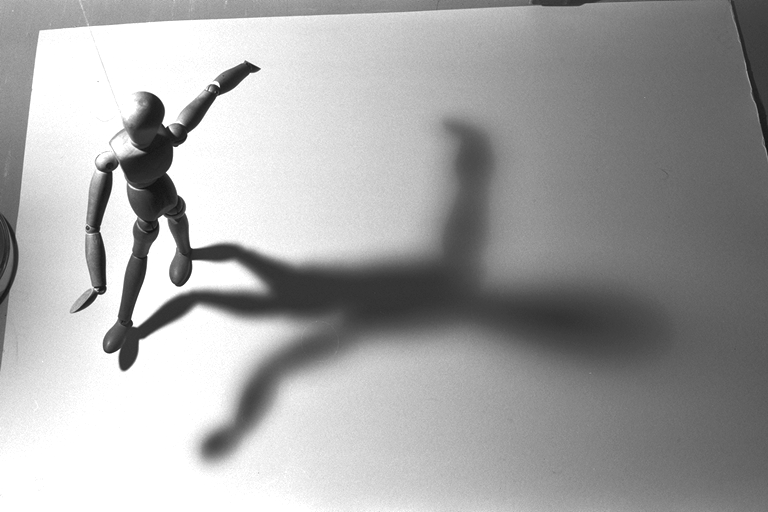
#> input picture shadow.png, 768 x 512 px
$ jupyter execute homework01.ipynb   (shell and % lines are left out)
#> lines starting #> are read from the running program, lines starting #| are printed output that depends on the picture; after the words box and inside, x2 and y2 are one past the last pixel; in counts of white or black regions, pixels touching at a corner belong together
_**Group Members:**_

Haoyang Ma

## Part 1: Correlation and Convolution Basics

### Problem 1.1 (Exam Style)

F=[6,1,18,12,-7,13,0,4]

V=[18,12,-7,13]

S=[18,12,-7,13,0,4]

### Problem 1.2 (Exam Style)

F=[4,0,-1,14,-11,15,1,6]

V=[-1,14,-11,15]

S=[-1,14,-11,15,1,6]

### Problem 1.3 (Exam Style)

$X = \left[\begin{array}{rrr}
    25 & 39 & 13 & 2 \\
    19 & 9 & 20 & 3 \\
    9 & 9 & 1 & 3
\end{array}\right]$

## Part 2: Differentiation Basics

### Problem 2.1 (Exam Style)

$I_{c} = \left[\begin{array}{rrr}
    12 & 8 & 8 & -8 \\
    16 & 8 & 8 & -20 \\
    16 & -16 & -16 & -8 \\
    8 & 0 & 0 & -8
\end{array}\right]$

$I_{r} = \left[\begin{array}{rrr}
    12 & 16 & 20 & 24 \\
    24 & 4 & 0 & -20 \\
    -4 & -8 & -12 & -16 \\
    -24 & -16 & -8 & 0
\end{array}\right]$

### Problem 2.2 (Exam Style)

The issue with "valid" convolution is that it does not perform zero-padding or boundary extension around the edges of the image or signal. When computing the central differences gradient, it is typically necessary to consider the boundary pixels of the image or signal. By using "valid" convolution, these boundary pixels are ignored, leading to inaccurate gradient estimates at the edges.

### Problem 2.3 (Exam Style)

$I_{c} = \left[\begin{array}{rrr}
    12 & 8 & 8 & 24 \\
    4 & 8 & 8 & 4 \\
    -8 & -16 & -16 & -8 \\
    0 & 0 & 0 & 0
\end{array}\right]$

$I_{r} = \left[\begin{array}{rrr}
    12 & 4 & 12 & 4 \\
    24 & 4 & 0 & -20 \\
    -4 & -8 & -12 & -16 \\
    -16 & -8 & 0 & 8
\end{array}\right]$

### Problem 2.4 (Exam Style)

Because the Sobel operator is separable, we have already computed the central difference D earlier. Therefore, we only need to use a smoothing filter S on top of the previous step's result to calculate the final result.

$I_{c}^{'} = \left[\begin{array}{rrr}
    10 & 8 & 8 & 19 \\
    3 & 2 & 2 & 6 \\
    -3 & -6 & -6 & -3 \\
    -2 & -4 & -4 & -2
\end{array}\right]$

$I_{r}^{'} = \left[\begin{array}{rrr}
    10 & 8 & 8 & 6 \\
    19 & 8 & -4 & -15 \\
    -5 & -8 & -12 & -15 \\
    -14 & -8 & 0 & 6
\end{array}\right]$

## Part 3: Gaussian Differentiation

### Problem 3.1

[cell 1]
import numpy as np
import matplotlib.pyplot as plt

def gaussian(sigma, trunc_multiple=3.5):
    # Calculate the radius of the Gaussian kernel
    h = int(np.ceil(sigma * trunc_multiple))

    # Create an array of x values
    x = np.arange(-h, h+1)

    # Calculate the Gaussian kernel
    g = np.exp(-x**2 / (2 * sigma**2))
    g /= g.sum()  # Normalize the kernel

    return g, x

def d_gaussian(sigma, trunc_multiple=3.5):
    # Calculate the radius of the Gaussian kernel
    h = int(np.ceil(sigma * trunc_multiple))

    # Create an array of x values
    x = np.arange(-h, h+1)

    # Calculate the derivative of the Gaussian kernel
    d = -x * np.exp(-x**2 / (2 * sigma**2)) / (sigma**2)
    d /= np.abs(d).sum()  # Normalize the kernel

    return d, x

[cell 2]
def s_func(t,T=50):
    T=50
    res=np.sin((np.pi*t/T)**2)
    return res

def s_true_derivative(t, T):
    return np.sin(2 * np.pi * t / T) * (np.pi / T)

[cell 3]
T=50
sigma=3

def plot_signal(title, t, signal, zero_line=True):
    plt.plot(t, signal, 'b-')
    if zero_line:
        plt.axhline(0, color='red', linewidth=1)
    plt.title(title)
    plt.grid(True)

# Generate signals
t = np.arange(-T, T + 1)
s = s_func(t)
t_truncated = np.arange(-39,40)

s_true_d = s_true_derivative(t_truncated, T)

# Generate kernels
g, x_g = gaussian(sigma)
d, x_d = d_gaussian(sigma)

# Convolve
s_smoothed = np.convolve(s, g, mode='valid')
s_computed_d = np.convolve(s, d, mode='valid')

# Plot Gaussian and its derivative
plt.figure(figsize=(10, 5))
plt.subplot(1, 2, 1)
plt.plot(x_g, g, 'bo')
plt.title('Gaussian Kernel')
plt.subplot(1, 2, 2)
plt.plot(x_d, d, 'ro')
plt.title('Gaussian differentiation kernel')
plt.show()
#> figure, not shown here; panel 1: curve peaks at x = 0, y = 0.133; panel 2: curve peaks at x = -3, y = 0.102

# Plot signal and its transformations
plt.figure(figsize=(10, 6))
plot_signal('Signal $s(t)$', t, s, False)
plt.figure(figsize=(10, 6))
plot_signal('Smoothed Signal $s(t)$ with $g$', t_truncated, s_smoothed)
plt.figure(figsize=(10, 6))
plot_signal('Numerical Derivative $ds(t)/dt$ with $d$', t_truncated, s_computed_d)
plt.figure(figsize=(8.5, 6))
plot_signal('Difference between Numerical and Exact Derivatives', t_truncated, s_computed_d - s_true_d)

plt.tight_layout()
plt.show()
#> figure, not shown here; curve peaks at x = -20, y = 1
#> figure, not shown here; curve peaks at x = 19, y = 0.897
#> figure, not shown here; curve peaks at x = 39, y = 0.747
#> figure, not shown here; curve peaks at x = 39, y = 0.809

### Problem 3.2

The error in the derivative computed using Gaussian differentiation kernels tends to increase towards the tails (i.e., for large values of \(|t|\)) primarily due to the violation of the locality assumption inherent in the convolution operation used for computing derivatives with these kernels. The computation of derivatives using Gaussian kernels (or any convolution-based method) assumes that the local neighborhood around each point sufficiently represents the behavior of the function for the purpose of differentiation.

### Problem 3.3

[cell 4]
# Add Gaussian noise
noise_std = 0.05
noisy_s = s_func(t) + np.random.normal(0, noise_std, t.shape)

noisy_s_prime_gaussian = np.convolve(noisy_s, d, mode='valid')
noisy_s_prime_central = (noisy_s[22:] - noisy_s[:-22]) / 2

[cell 5]
# Plot differences
plt.figure(figsize=(14, 6))

plt.subplot(1, 2, 1)
plot_signal('Difference with Gaussian Kernel', t_truncated, s_true_d - noisy_s_prime_gaussian)

plt.subplot(1, 2, 2)
plot_signal('Difference with Central Differences', t_truncated, s_true_d - noisy_s_prime_central)
#> figure, not shown here; panel 1: curve peaks at x = -39, y = 0.804; panel 2: curve peaks at x = 25, y = 0.784

Gaussian Differentiation Kernel:

This kernel is generally preferred for noisy signals because it inherently includes a smoothing effect due to the properties of the Gaussian function. This smoothing can help mitigate the impact of noise on the derivative computation, leading to a more accurate estimation of the signal's derivative.

## Part 4: Image Gradient

[cell 6]
import urllib.request
import ssl
from os import path as osp
import shutil

def retrieve(file_name, semester='spring24', homework=1):
    if osp.exists(file_name):
        print('Using previously downloaded file {}'.format(file_name))
    else:
        context = ssl._create_unverified_context()
        fmt = 'https://www2.cs.duke.edu/courses/{}/compsci527/homework/{}/{}'
        url = fmt.format(semester, homework, file_name)
        with urllib.request.urlopen(url, context=context) as response:
            with open(file_name, 'wb') as file:
                shutil.copyfileobj(response, file)
        print('Downloaded file {}'.format(file_name))

[cell 7]
from skimage.io import imread

retrieve('shadow.png')
shadow = imread('shadow.png').astype(float)
#> shadow: shape (512, 768) float64; min 17, max 255, mean 164.8

[cell 8]
import numpy as np
from matplotlib import pyplot as plt

def show_image(image, cmap='gray'):
    aspect = image.shape[0] / image.shape[1]
    width = 6
    height = width * aspect
    plt.figure(figsize=(6, height), tight_layout=True)
    plt.imshow(image, cmap=cmap)
    plt.axis('image')
    plt.axis('off')
    plt.colorbar()
    plt.draw()

[cell 9]
show_image(shadow)

### Problem 4.1

[cell 10]
from scipy.ndimage import convolve
from skimage.io import imread

def gradient(image, sigma):
    # Compute Gaussian kernel and its derivative
    g, _ = gaussian(sigma)
    d, _ = d_gaussian(sigma)

    # Compute gradients using separability
    gc = convolve(convolve(image, g.reshape((1, -1))), d.reshape((-1, 1)), mode='reflect')
    gr = convolve(convolve(image, g.reshape((-1, 1))), d.reshape((1, -1)), mode='reflect')

    return gc, gr

def show_image_with_title(image, title, cmap):
    plt.imshow(image, cmap=cmap)
    plt.title(title)
    plt.colorbar()
    plt.axis('off')

# Load image
image = imread('shadow.png', as_gray=True)
#> image is the input picture: shape (512, 768); min 17, max 255, mean 164.8

# Compute gradient
sigma = 2
gc, gr = gradient(image, sigma)
#> in gradient, `gc = convolve(convolve(image, g.reshape((1, -1))), d.reshape((-1, 1)),..`:
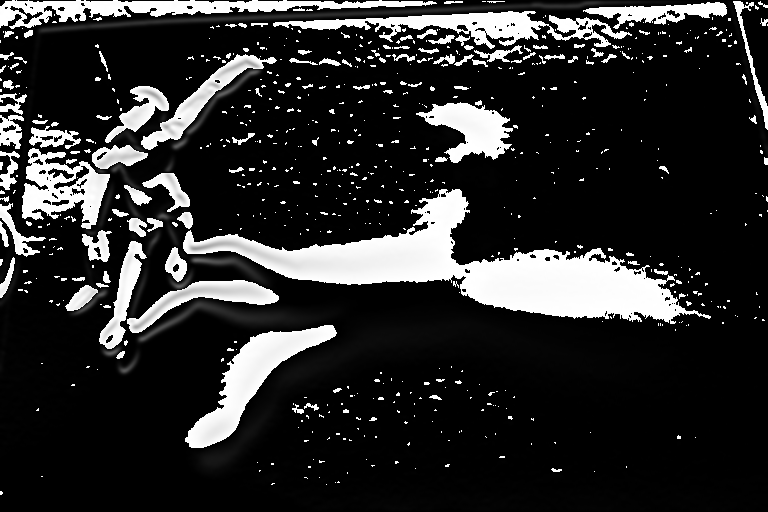
#> gc: shape (512, 768); min 0, max 255, mean 43.8
#> in gradient, `gr = convolve(convolve(image, g.reshape((-1, 1))), d.reshape((1, -1)),..`:
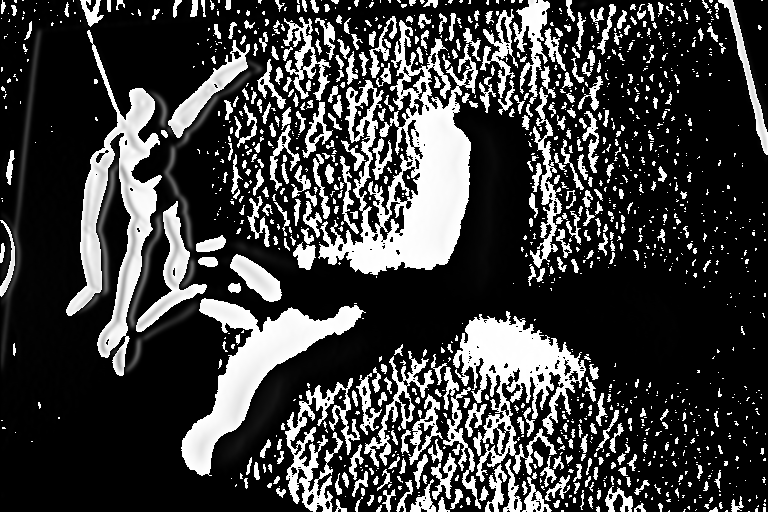
#> gr: shape (512, 768); min 0, max 255, mean 63.1

# Display the two arrays side by side
plt.figure(figsize=(12, 5))
plt.subplot(1, 2, 1)
show_image_with_title(gc, 'Gradient Component gc', 'RdBu')

plt.subplot(1, 2, 2)
show_image_with_title(gr, 'Gradient Component gr', 'RdBu')
plt.show()

### Problem 4.2

[cell 11]
# Compute the magnitude of the gradient
magnitude = np.sqrt(gc**2 + gr**2)
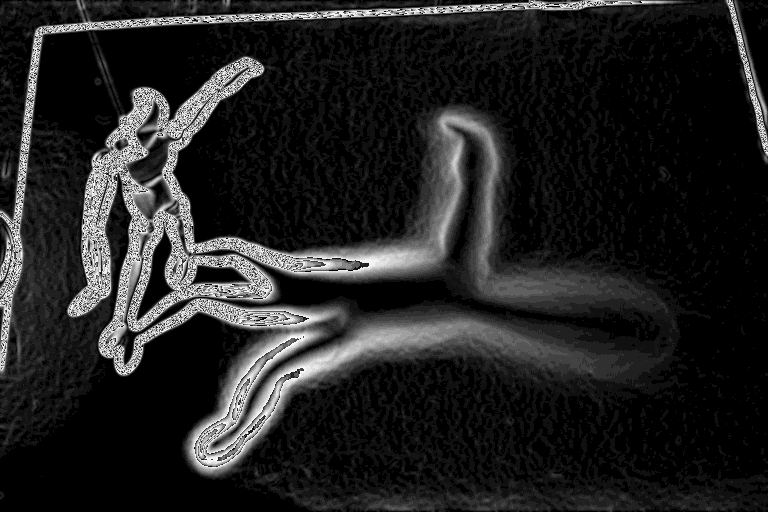
#> magnitude: shape (512, 768) float16; min 0, max 15.91, mean 2.13; drawn with min black and max white

# Display the magnitude
show_image(magnitude, 'viridis')
plt.show()

The gradients are stronger along the mannequin shadow because the transition from light to shadow creates a high contrast boundary. The gradient magnitude is higher where the image intensity changes abruptly, which is typical for edges or transitions from light to dark areas, such as the edges of a shadow in a well-lit scene.

### Problem 4.3

[cell 12]
from scipy.interpolate import interpn


def ridges(gc, gr, thr):
    # Step 1: Compute gradient magnitude
    m = np.sqrt(gc**2 + gr**2)

    # Step 2: Find valid indices, excluding image boundaries
    valid_mask = np.pad((m[1:-1, 1:-1] >= thr) & (m[1:-1, 1:-1] > 0), pad_width=1, mode='constant', constant_values=False)
    indices = np.flatnonzero(valid_mask)
    rows, cols = np.unravel_index(indices, m.shape)

    # Step 3: Compute unit vectors
    gc_flat, gr_flat = gc.ravel()[indices], gr.ravel()[indices]
    norm = np.sqrt(gc_flat**2 + gr_flat**2)
    n_x, n_y = gc_flat / norm, gr_flat / norm

    # Coordinates for interpolation
    points = (np.arange(m.shape[0]), np.arange(m.shape[1]))

    # Step 4: Compute points a and b
    a_coords = np.column_stack((rows + n_y, cols + n_x))
    b_coords = np.column_stack((rows - n_y, cols - n_x))

    # Step 5: Interpolate m at a and b
    m_a = interpn(points, m, a_coords, method='linear', bounds_error=False, fill_value=None)
    m_b = interpn(points, m, b_coords, method='linear', bounds_error=False, fill_value=None)

    # Identify local maxima
    m_points = m.ravel()[indices]
    ridge_points = np.zeros_like(m, dtype=bool)
    ridge_points.flat[indices] = (m_points > m_a) & (m_points > m_b)

    return ridge_points


# Display ridge points with thresholds 0 and 5
for thr in [0, 5]:
    ridge_map = ridges(gc, gr, thr)
    show_image(ridge_map)
#> this loop made 2 passes
#> pass 1, in ridges, `valid_mask = np.pad((m[1:-1, 1:-1] >= thr) & (m[1:-1, 1:-1] > 0), pad_..`:
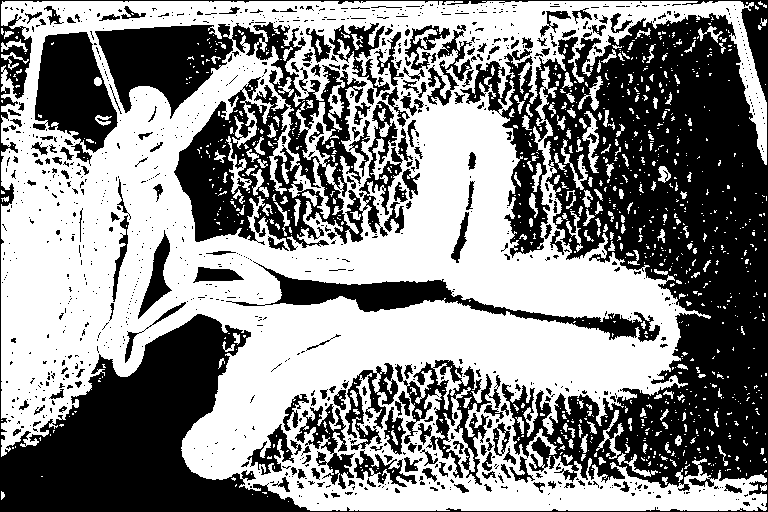
#> valid_mask: shape (512, 768) bool; 53.9% white; 1068 black regions (871 under 20 px), largest, box (x1, y1, x2, y2) and area: (0, 0, 768, 512) 110767, (95, 22, 403, 251) 27667, (33, 32, 118, 166) 6689
#> pass 1, `ridge_map = ridges(gc, gr, thr)`:
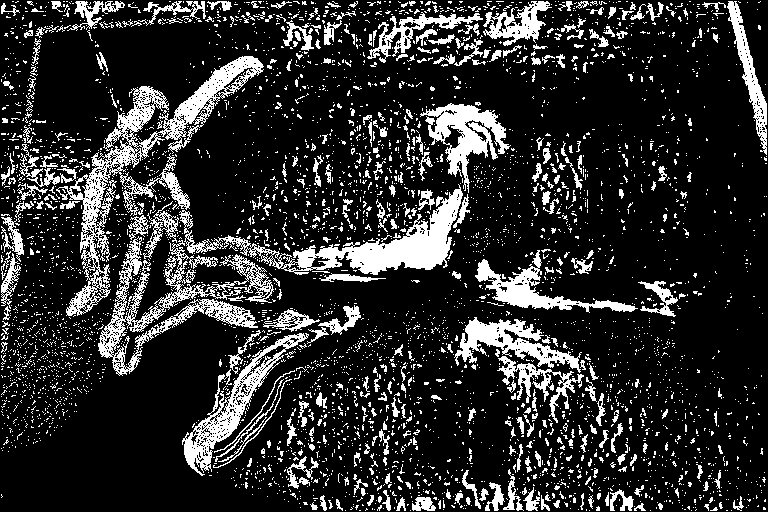
#> ridge_map: shape (512, 768) bool; 18% white; 4456 white regions (4109 under 20 px), largest, box (x1, y1, x2, y2) and area: (56, 56, 264, 316) 8213, (179, 184, 463, 275) 5869, (98, 236, 274, 376) 5459

Difficulty in Finding Contours of the Shadow:

The contours of the shadow are difficult to identify precisely due to the varying gradient magnitudes across the shadow's boundary, influenced by the lighting conditions and the texture of the surface. The gradient might not be consistent along the shadow's edges, especially if the lighting is uneven or if the background texture introduces additional gradients.

Strategy for Improved Contour Detection:

To better detect the contours of the shadow, one might consider using adaptive thresholding techniques that account for local variations in gradient magnitudes. Additionally, combining gradient information with other image features, such as texture or color information, could help distinguish the shadow more clearly from its surroundings.

## Part 5: Image Resizing and Pyramids

### Problem 5.1

[cell 13]
def resize(image, spec):
    original_shape = np.array(image.shape)
    # Determine if spec is a magnification factor or target dimensions
    if isinstance(spec, (int, float)):  # Magnification factor
        target_shape = np.round(original_shape * spec).astype(int)
    elif isinstance(spec, tuple) and len(spec) == 2:  # Target dimensions
        target_shape = np.array(spec)
    else:
        raise ValueError("spec must be either a magnification factor or a tuple of target dimensions.")


    # Prepare for interpolation
    points = [np.linspace(0, 1, dim) for dim in original_shape]
    xi = [np.linspace(0, 1, dim) for dim in target_shape]
    coords = np.meshgrid(*xi, indexing='ij')
    coords = np.stack(coords, axis=-1)

    # Compute magnification factors
    phi = target_shape / original_shape
    # Apply Gaussian smoothing before downsampling if shrinking
    if np.any(phi < 1):
        sigma = max(1/phi.min() - 1, 0.5) # Adjust sigma based on magnification factor
        gauss_kernel, _ = gaussian(sigma)
        image_smoothed = np.apply_along_axis(lambda x: np.convolve(x, gauss_kernel, mode='same'), axis=0, arr=image)
        image_smoothed = np.apply_along_axis(lambda x: np.convolve(x, gauss_kernel, mode='same'), axis=1, arr=image_smoothed)
        # Perform interpolation
        resized_image = interpn(points, image_smoothed, coords, method='linear', bounds_error=False, fill_value=0)

    else:
        resized_image = interpn(points, image, coords, method='linear', bounds_error=False, fill_value=0)

    return resized_image

# Load image and resize
image = imread('shadow.png', as_gray=True)
resized_image = resize(image, (300, 1000))
#> in resize, `resized_image = interpn(points, image_smoothed, coords, method='linear..`:
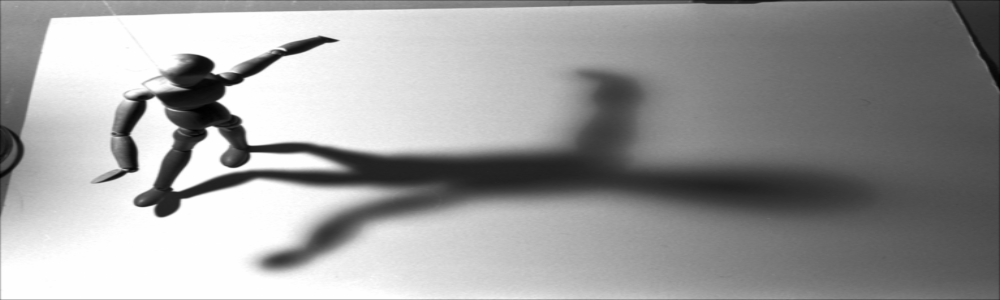
#> resized_image: shape (300, 1000) float64; min 20.78, max 255, mean 164.5; drawn with min black and max white
show_image(resized_image)
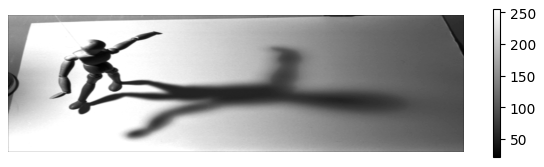
#> figure drawn by matplotlib, 2 panels

### Problem 5.2

[cell 14]
def gaussian_pyramid(image, phi=1/2):
    pyramid = [image]
    i=0
    while min(pyramid[-1].shape) > 8:
        next_level = resize(pyramid[-1], phi)
        pyramid.append(next_level)
    return pyramid

def display_pyramid(pyramid):
    height = max(img.shape[0] for img in pyramid)
    total_width = sum(img.shape[1] for img in pyramid)
    composite_image = np.zeros((height, total_width))
    current_x = 0
    for img in pyramid:
        composite_image[:img.shape[0], current_x:current_x+img.shape[1]] = img
        current_x += img.shape[1]
    show_image(composite_image)

pyramid = gaussian_pyramid(image)
#> the loop in gaussian_pyramid, `while min(pyramid[-1].shape) > 8:` made 6 passes
#> pass 1, in resize (call 2), `resized_image = interpn(points, image_smoothed, coords, method='linear..`:
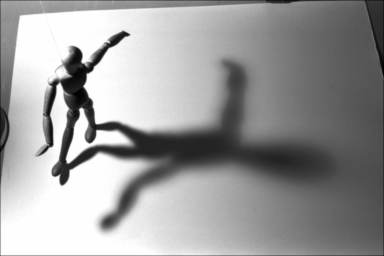
#> resized_image: shape (256, 384) float64; min 19.62, max 255, mean 164.2; drawn with min black and max white
#> after the loop in gaussian_pyramid, `while min(pyramid[-1].shape) > 8:`: pyramid = 7 items
#> pyramid = 7 items
display_pyramid(pyramid)
#> in display_pyramid, `height = max(img.shape[0] for img in pyramid)`: height = 512
#> in display_pyramid, `total_width = sum(img.shape[1] for img in pyramid)`: total_width = 1524
#> the loop in display_pyramid, `for img in pyramid:` made 7 passes
#> current_x on passes 1 to 7: 768, 1152, 1344, 1440, 1488, 1512, 1524
#> after the loop in display_pyramid, `for img in pyramid:`:
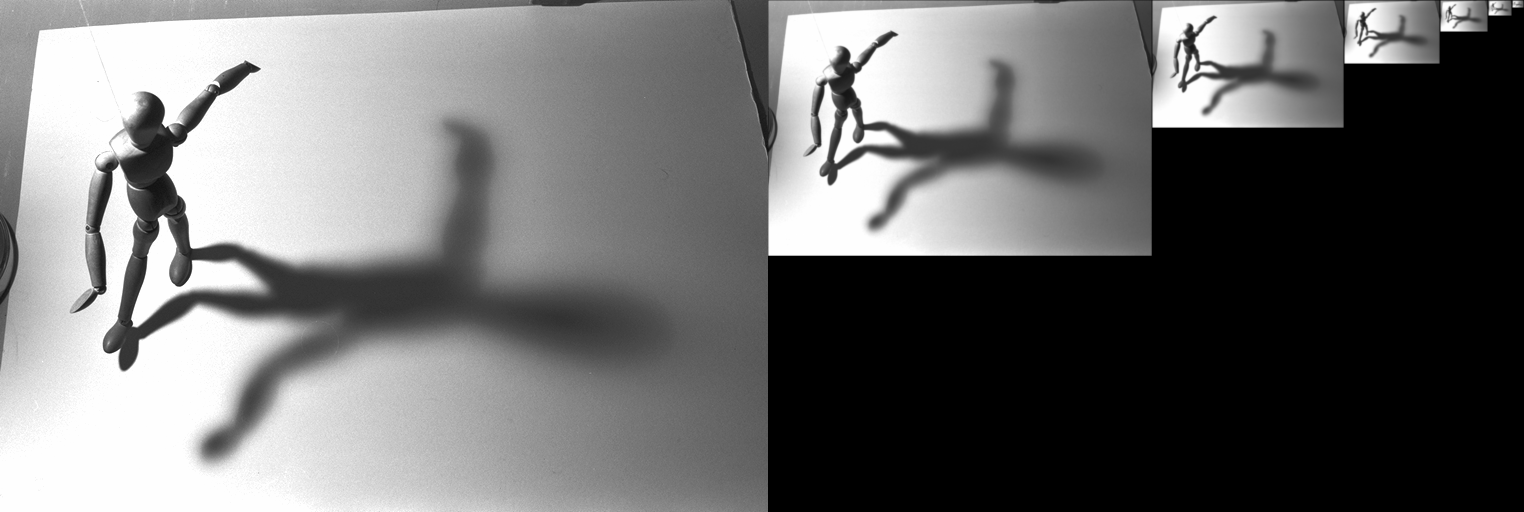
#> composite_image: shape (512, 1524) float64; min 0, max 255, mean 110.5; drawn with min black and max white
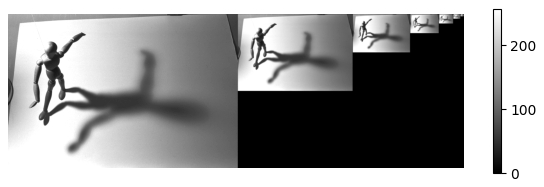
#> figure drawn by matplotlib, 2 panels
